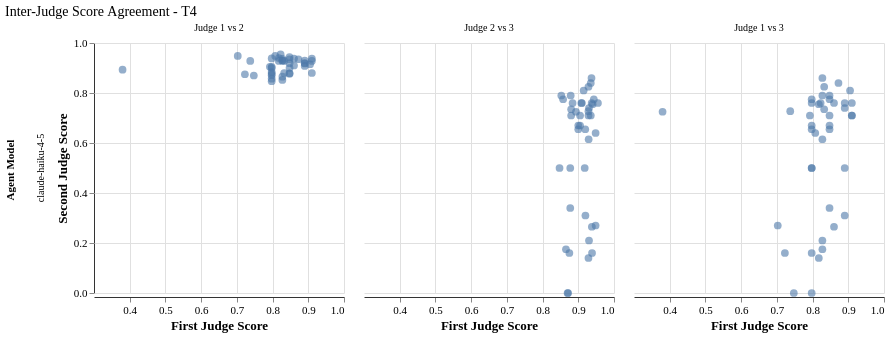

Describe this chart as a Vega-Lite specification.
### Vega-Lite specification from a JSON file in a GitHub repository (floating-point values rounded to 4 significant figures)
{"config": {"font": "serif", "axis": {"labelFontSize": 11, "titleFontSize": 13, "gridColor": "#e0e0e0", "domainColor": "#333333"}, "legend": {"labelFontSize": 11, "titleFontSize": 12}, "title": {"fontSize": 14, "anchor": "start", "fontWeight": "normal"}, "view": {"stroke": null, "continuousWidth": 400, "continuousHeight": 300}, "mark": {"tooltip": true}}, "data": {"name": "data-a5afa4cd4441af15f55c079ddc3486eb"}, "facet": {"column": {"field": "pair_label", "sort": ["Judge 1 vs 2", "Judge 2 vs 3", "Judge 1 vs 3"], "title": null, "type": "nominal"}, "row": {"field": "agent_model", "title": "Agent Model", "type": "nominal"}}, "spec": {"mark": {"type": "circle", "opacity": 0.6, "size": 60}, "encoding": {"tooltip": [{"field": "pair_label", "title": "Comparison", "type": "nominal"}, {"field": "judge_x", "title": "Judge", "type": "nominal"}, {"field": "score_x", "format": ".3f", "title": "Score X", "type": "quantitative"}, {"field": "judge_y", "title": "Judge", "type": "nominal"}, {"field": "score_y", "format": ".3f", "title": "Score Y", "type": "quantitative"}], "x": {"field": "score_x", "scale": {"domain": [0.3, 1.0]}, "title": "First Judge Score", "type": "quantitative"}, "y": {"field": "score_y", "scale": {"domain": [0.0, 1.0]}, "title": "Second Judge Score", "type": "quantitative"}}, "height": 250, "width": 250}, "resolve": {"scale": {"x": "shared", "y": "shared"}}, "title": "Inter-Judge Score Agreement - T4", "$schema": "https://vega.github.io/schema/vega-lite/v6.1.0.json", "datasets": {"data-a5afa4cd4441af15f55c079ddc3486eb": [{"agent_model": "claude-haiku-4-5", "tier": "T4", "pair_label": "Judge 1 vs 2", "judge_x": "Judge 1", "judge_y": "Judge 2", "score_x": 0.8475, "score_y": 0.9195}, {"agent_model": "claude-haiku-4-5", "tier": "T4", "pair_label": "Judge 1 vs 2", "judge_x": "Judge 1", "judge_y": "Judge 2", "score_x": 0.8725, "score_y": 0.935}, {"agent_model": "claude-haiku-4-5", "tier": "T4", "pair_label": "Judge 1 vs 2", "judge_x": "Judge 1", "judge_y": "Judge 2", "score_x": 0.86, "score_y": 0.91}, {"agent_model": "claude-haiku-4-5", "tier": "T4", "pair_label": "Judge 1 vs 2", "judge_x": "Judge 1", "judge_y": "Judge 2", "score_x": 0.89, "score_y": 0.9085}, {"agent_model": "claude-haiku-4-5", "tier": "T4", "pair_label": "Judge 1 vs 2", "judge_x": "Judge 1", "judge_y": "Judge 2", "score_x": 0.7975, "score_y": 0.8575}, {"agent_model": "claude-haiku-4-5", "tier": "T4", "pair_label": "Judge 1 vs 2", "judge_x": "Judge 1", "judge_y": "Judge 2", "score_x": 0.8225, "score_y": 0.955}, {"agent_model": "claude-haiku-4-5", "tier": "T4", "pair_label": "Judge 1 vs 2", "judge_x": "Judge 1", "judge_y": "Judge 2", "score_x": 0.7975, "score_y": 0.905}, {"agent_model": "claude-haiku-4-5", "tier": "T4", "pair_label": "Judge 1 vs 2", "judge_x": "Judge 1", "judge_y": "Judge 2", "score_x": 0.8475, "score_y": 0.8775}, {"agent_model": "claude-haiku-4-5", "tier": "T4", "pair_label": "Judge 1 vs 2", "judge_x": "Judge 1", "judge_y": "Judge 2", "score_x": 0.89, "score_y": 0.93}, {"agent_model": "claude-haiku-4-5", "tier": "T4", "pair_label": "Judge 1 vs 2", "judge_x": "Judge 1", "judge_y": "Judge 2", "score_x": 0.91, "score_y": 0.9375}, {"agent_model": "claude-haiku-4-5", "tier": "T4", "pair_label": "Judge 1 vs 2", "judge_x": "Judge 1", "judge_y": "Judge 2", "score_x": 0.91, "score_y": 0.9285}, {"agent_model": "claude-haiku-4-5", "tier": "T4", "pair_label": "Judge 1 vs 2", "judge_x": "Judge 1", "judge_y": "Judge 2", "score_x": 0.7975, "score_y": 0.9}, {"agent_model": "claude-haiku-4-5", "tier": "T4", "pair_label": "Judge 1 vs 2", "judge_x": "Judge 1", "judge_y": "Judge 2", "score_x": 0.7025, "score_y": 0.9485}, {"agent_model": "claude-haiku-4-5", "tier": "T4", "pair_label": "Judge 1 vs 2", "judge_x": "Judge 1", "judge_y": "Judge 2", "score_x": 0.7975, "score_y": 0.9385}, {"agent_model": "claude-haiku-4-5", "tier": "T4", "pair_label": "Judge 1 vs 2", "judge_x": "Judge 1", "judge_y": "Judge 2", "score_x": 0.38, "score_y": 0.8935}, {"agent_model": "claude-haiku-4-5", "tier": "T4", "pair_label": "Judge 1 vs 2", "judge_x": "Judge 1", "judge_y": "Judge 2", "score_x": 0.7375, "score_y": 0.9285}, {"agent_model": "claude-haiku-4-5", "tier": "T4", "pair_label": "Judge 1 vs 2", "judge_x": "Judge 1", "judge_y": "Judge 2", "score_x": 0.7975, "score_y": 0.8715}, {"agent_model": "claude-haiku-4-5", "tier": "T4", "pair_label": "Judge 1 vs 2", "judge_x": "Judge 1", "judge_y": "Judge 2", "score_x": 0.91, "score_y": 0.88}, {"agent_model": "claude-haiku-4-5", "tier": "T4", "pair_label": "Judge 1 vs 2", "judge_x": "Judge 1", "judge_y": "Judge 2", "score_x": 0.8475, "score_y": 0.9435}, {"agent_model": "claude-haiku-4-5", "tier": "T4", "pair_label": "Judge 1 vs 2", "judge_x": "Judge 1", "judge_y": "Judge 2", "score_x": 0.7975, "score_y": 0.884}, {"agent_model": "claude-haiku-4-5", "tier": "T4", "pair_label": "Judge 1 vs 2", "judge_x": "Judge 1", "judge_y": "Judge 2", "score_x": 0.89, "score_y": 0.92}, {"agent_model": "claude-haiku-4-5", "tier": "T4", "pair_label": "Judge 1 vs 2", "judge_x": "Judge 1", "judge_y": "Judge 2", "score_x": 0.8275, "score_y": 0.929}, {"agent_model": "claude-haiku-4-5", "tier": "T4", "pair_label": "Judge 1 vs 2", "judge_x": "Judge 1", "judge_y": "Judge 2", "score_x": 0.7225, "score_y": 0.875}, {"agent_model": "claude-haiku-4-5", "tier": "T4", "pair_label": "Judge 1 vs 2", "judge_x": "Judge 1", "judge_y": "Judge 2", "score_x": 0.8275, "score_y": 0.937}, {"agent_model": "claude-haiku-4-5", "tier": "T4", "pair_label": "Judge 1 vs 2", "judge_x": "Judge 1", "judge_y": "Judge 2", "score_x": 0.7925, "score_y": 0.905}, {"agent_model": "claude-haiku-4-5", "tier": "T4", "pair_label": "Judge 1 vs 2", "judge_x": "Judge 1", "judge_y": "Judge 2", "score_x": 0.8275, "score_y": 0.93}, {"agent_model": "claude-haiku-4-5", "tier": "T4", "pair_label": "Judge 1 vs 2", "judge_x": "Judge 1", "judge_y": "Judge 2", "score_x": 0.8325, "score_y": 0.88}, {"agent_model": "claude-haiku-4-5", "tier": "T4", "pair_label": "Judge 1 vs 2", "judge_x": "Judge 1", "judge_y": "Judge 2", "score_x": 0.8475, "score_y": 0.8787}, {"agent_model": "claude-haiku-4-5", "tier": "T4", "pair_label": "Judge 1 vs 2", "judge_x": "Judge 1", "judge_y": "Judge 2", "score_x": 0.8275, "score_y": 0.8525}, {"agent_model": "claude-haiku-4-5", "tier": "T4", "pair_label": "Judge 1 vs 2", "judge_x": "Judge 1", "judge_y": "Judge 2", "score_x": 0.905, "score_y": 0.915}, {"agent_model": "claude-haiku-4-5", "tier": "T4", "pair_label": "Judge 1 vs 2", "judge_x": "Judge 1", "judge_y": "Judge 2", "score_x": 0.8325, "score_y": 0.9285}, {"agent_model": "claude-haiku-4-5", "tier": "T4", "pair_label": "Judge 1 vs 2", "judge_x": "Judge 1", "judge_y": "Judge 2", "score_x": 0.8475, "score_y": 0.935}, {"agent_model": "claude-haiku-4-5", "tier": "T4", "pair_label": "Judge 1 vs 2", "judge_x": "Judge 1", "judge_y": "Judge 2", "score_x": 0.86, "score_y": 0.938}, {"agent_model": "claude-haiku-4-5", "tier": "T4", "pair_label": "Judge 1 vs 2", "judge_x": "Judge 1", "judge_y": "Judge 2", "score_x": 0.7975, "score_y": 0.8475}, {"agent_model": "claude-haiku-4-5", "tier": "T4", "pair_label": "Judge 1 vs 2", "judge_x": "Judge 1", "judge_y": "Judge 2", "score_x": 0.8175, "score_y": 0.94}, {"agent_model": "claude-haiku-4-5", "tier": "T4", "pair_label": "Judge 1 vs 2", "judge_x": "Judge 1", "judge_y": "Judge 2", "score_x": 0.7475, "score_y": 0.87}, {"agent_model": "claude-haiku-4-5", "tier": "T4", "pair_label": "Judge 1 vs 2", "judge_x": "Judge 1", "judge_y": "Judge 2", "score_x": 0.8275, "score_y": 0.8655}, {"agent_model": "claude-haiku-4-5", "tier": "T4", "pair_label": "Judge 1 vs 2", "judge_x": "Judge 1", "judge_y": "Judge 2", "score_x": 0.7975, "score_y": 0.8775}, {"agent_model": "claude-haiku-4-5", "tier": "T4", "pair_label": "Judge 1 vs 2", "judge_x": "Judge 1", "judge_y": "Judge 2", "score_x": 0.89, "score_y": 0.918}, {"agent_model": "claude-haiku-4-5", "tier": "T4", "pair_label": "Judge 1 vs 2", "judge_x": "Judge 1", "judge_y": "Judge 2", "score_x": 0.8075, "score_y": 0.9485}, {"agent_model": "claude-haiku-4-5", "tier": "T4", "pair_label": "Judge 1 vs 2", "judge_x": "Judge 1", "judge_y": "Judge 2", "score_x": 0.8175, "score_y": 0.9285}, {"agent_model": "claude-haiku-4-5", "tier": "T4", "pair_label": "Judge 1 vs 2", "judge_x": "Judge 1", "judge_y": "Judge 2", "score_x": 0.8475, "score_y": 0.9}, {"agent_model": "claude-haiku-4-5", "tier": "T4", "pair_label": "Judge 2 vs 3", "judge_x": "Judge 2", "judge_y": "Judge 3", "score_x": 0.9195, "score_y": 0.655}, {"agent_model": "claude-haiku-4-5", "tier": "T4", "pair_label": "Judge 2 vs 3", "judge_x": "Judge 2", "judge_y": "Judge 3", "score_x": 0.935, "score_y": 0.84}, {"agent_model": "claude-haiku-4-5", "tier": "T4", "pair_label": "Judge 2 vs 3", "judge_x": "Judge 2", "judge_y": "Judge 3", "score_x": 0.91, "score_y": 0.76}, {"agent_model": "claude-haiku-4-5", "tier": "T4", "pair_label": "Judge 2 vs 3", "judge_x": "Judge 2", "judge_y": "Judge 3", "score_x": 0.9085, "score_y": 0.76}, {"agent_model": "claude-haiku-4-5", "tier": "T4", "pair_label": "Judge 2 vs 3", "judge_x": "Judge 2", "judge_y": "Judge 3", "score_x": 0.8575, "score_y": 0.775}, {"agent_model": "claude-haiku-4-5", "tier": "T4", "pair_label": "Judge 2 vs 3", "judge_x": "Judge 2", "judge_y": "Judge 3", "score_x": 0.955, "score_y": 0.76}, {"agent_model": "claude-haiku-4-5", "tier": "T4", "pair_label": "Judge 2 vs 3", "judge_x": "Judge 2", "judge_y": "Judge 3", "score_x": 0.905, "score_y": 0.67}, {"agent_model": "claude-haiku-4-5", "tier": "T4", "pair_label": "Judge 2 vs 3", "judge_x": "Judge 2", "judge_y": "Judge 3", "score_x": 0.8775, "score_y": 0.34}, {"agent_model": "claude-haiku-4-5", "tier": "T4", "pair_label": "Judge 2 vs 3", "judge_x": "Judge 2", "judge_y": "Judge 3", "score_x": 0.93, "score_y": 0.74}, {"agent_model": "claude-haiku-4-5", "tier": "T4", "pair_label": "Judge 2 vs 3", "judge_x": "Judge 2", "judge_y": "Judge 3", "score_x": 0.9375, "score_y": 0.76}, {"agent_model": "claude-haiku-4-5", "tier": "T4", "pair_label": "Judge 2 vs 3", "judge_x": "Judge 2", "judge_y": "Judge 3", "score_x": 0.9285, "score_y": 0.71}, {"agent_model": "claude-haiku-4-5", "tier": "T4", "pair_label": "Judge 2 vs 3", "judge_x": "Judge 2", "judge_y": "Judge 3", "score_x": 0.9, "score_y": 0.655}, {"agent_model": "claude-haiku-4-5", "tier": "T4", "pair_label": "Judge 2 vs 3", "judge_x": "Judge 2", "judge_y": "Judge 3", "score_x": 0.9485, "score_y": 0.27}, {"agent_model": "claude-haiku-4-5", "tier": "T4", "pair_label": "Judge 2 vs 3", "judge_x": "Judge 2", "judge_y": "Judge 3", "score_x": 0.9385, "score_y": 0.16}, {"agent_model": "claude-haiku-4-5", "tier": "T4", "pair_label": "Judge 2 vs 3", "judge_x": "Judge 2", "judge_y": "Judge 3", "score_x": 0.8935, "score_y": 0.725}, {"agent_model": "claude-haiku-4-5", "tier": "T4", "pair_label": "Judge 2 vs 3", "judge_x": "Judge 2", "judge_y": "Judge 3", "score_x": 0.9285, "score_y": 0.7275}, {"agent_model": "claude-haiku-4-5", "tier": "T4", "pair_label": "Judge 2 vs 3", "judge_x": "Judge 2", "judge_y": "Judge 3", "score_x": 0.8715, "score_y": 0.0}, {"agent_model": "claude-haiku-4-5", "tier": "T4", "pair_label": "Judge 2 vs 3", "judge_x": "Judge 2", "judge_y": "Judge 3", "score_x": 0.88, "score_y": 0.71}, {"agent_model": "claude-haiku-4-5", "tier": "T4", "pair_label": "Judge 2 vs 3", "judge_x": "Judge 2", "judge_y": "Judge 3", "score_x": 0.9435, "score_y": 0.775}, {"agent_model": "claude-haiku-4-5", "tier": "T4", "pair_label": "Judge 2 vs 3", "judge_x": "Judge 2", "judge_y": "Judge 3", "score_x": 0.884, "score_y": 0.76}, {"agent_model": "claude-haiku-4-5", "tier": "T4", "pair_label": "Judge 2 vs 3", "judge_x": "Judge 2", "judge_y": "Judge 3", "score_x": 0.92, "score_y": 0.31}, {"agent_model": "claude-haiku-4-5", "tier": "T4", "pair_label": "Judge 2 vs 3", "judge_x": "Judge 2", "judge_y": "Judge 3", "score_x": 0.929, "score_y": 0.615}, {"agent_model": "claude-haiku-4-5", "tier": "T4", "pair_label": "Judge 2 vs 3", "judge_x": "Judge 2", "judge_y": "Judge 3", "score_x": 0.875, "score_y": 0.16}, {"agent_model": "claude-haiku-4-5", "tier": "T4", "pair_label": "Judge 2 vs 3", "judge_x": "Judge 2", "judge_y": "Judge 3", "score_x": 0.937, "score_y": 0.86}, {"agent_model": "claude-haiku-4-5", "tier": "T4", "pair_label": "Judge 2 vs 3", "judge_x": "Judge 2", "judge_y": "Judge 3", "score_x": 0.905, "score_y": 0.71}, {"agent_model": "claude-haiku-4-5", "tier": "T4", "pair_label": "Judge 2 vs 3", "judge_x": "Judge 2", "judge_y": "Judge 3", "score_x": 0.93, "score_y": 0.21}, {"agent_model": "claude-haiku-4-5", "tier": "T4", "pair_label": "Judge 2 vs 3", "judge_x": "Judge 2", "judge_y": "Judge 3", "score_x": 0.88, "score_y": 0.735}, {"agent_model": "claude-haiku-4-5", "tier": "T4", "pair_label": "Judge 2 vs 3", "judge_x": "Judge 2", "judge_y": "Judge 3", "score_x": 0.8787, "score_y": 0.79}, {"agent_model": "claude-haiku-4-5", "tier": "T4", "pair_label": "Judge 2 vs 3", "judge_x": "Judge 2", "judge_y": "Judge 3", "score_x": 0.8525, "score_y": 0.79}, {"agent_model": "claude-haiku-4-5", "tier": "T4", "pair_label": "Judge 2 vs 3", "judge_x": "Judge 2", "judge_y": "Judge 3", "score_x": 0.915, "score_y": 0.81}, {"agent_model": "claude-haiku-4-5", "tier": "T4", "pair_label": "Judge 2 vs 3", "judge_x": "Judge 2", "judge_y": "Judge 3", "score_x": 0.9285, "score_y": 0.825}, {"agent_model": "claude-haiku-4-5", "tier": "T4", "pair_label": "Judge 2 vs 3", "judge_x": "Judge 2", "judge_y": "Judge 3", "score_x": 0.935, "score_y": 0.71}, {"agent_model": "claude-haiku-4-5", "tier": "T4", "pair_label": "Judge 2 vs 3", "judge_x": "Judge 2", "judge_y": "Judge 3", "score_x": 0.938, "score_y": 0.265}, {"agent_model": "claude-haiku-4-5", "tier": "T4", "pair_label": "Judge 2 vs 3", "judge_x": "Judge 2", "judge_y": "Judge 3", "score_x": 0.8475, "score_y": 0.5}, {"agent_model": "claude-haiku-4-5", "tier": "T4", "pair_label": "Judge 2 vs 3", "judge_x": "Judge 2", "judge_y": "Judge 3", "score_x": 0.94, "score_y": 0.755}, {"agent_model": "claude-haiku-4-5", "tier": "T4", "pair_label": "Judge 2 vs 3", "judge_x": "Judge 2", "judge_y": "Judge 3", "score_x": 0.87, "score_y": 0.0}, {"agent_model": "claude-haiku-4-5", "tier": "T4", "pair_label": "Judge 2 vs 3", "judge_x": "Judge 2", "judge_y": "Judge 3", "score_x": 0.8655, "score_y": 0.175}, {"agent_model": "claude-haiku-4-5", "tier": "T4", "pair_label": "Judge 2 vs 3", "judge_x": "Judge 2", "judge_y": "Judge 3", "score_x": 0.8775, "score_y": 0.5}, {"agent_model": "claude-haiku-4-5", "tier": "T4", "pair_label": "Judge 2 vs 3", "judge_x": "Judge 2", "judge_y": "Judge 3", "score_x": 0.918, "score_y": 0.5}, {"agent_model": "claude-haiku-4-5", "tier": "T4", "pair_label": "Judge 2 vs 3", "judge_x": "Judge 2", "judge_y": "Judge 3", "score_x": 0.9485, "score_y": 0.64}, {"agent_model": "claude-haiku-4-5", "tier": "T4", "pair_label": "Judge 2 vs 3", "judge_x": "Judge 2", "judge_y": "Judge 3", "score_x": 0.9285, "score_y": 0.14}, {"agent_model": "claude-haiku-4-5", "tier": "T4", "pair_label": "Judge 2 vs 3", "judge_x": "Judge 2", "judge_y": "Judge 3", "score_x": 0.9, "score_y": 0.67}, {"agent_model": "claude-haiku-4-5", "tier": "T4", "pair_label": "Judge 1 vs 3", "judge_x": "Judge 1", "judge_y": "Judge 3", "score_x": 0.8475, "score_y": 0.655}, {"agent_model": "claude-haiku-4-5", "tier": "T4", "pair_label": "Judge 1 vs 3", "judge_x": "Judge 1", "judge_y": "Judge 3", "score_x": 0.8725, "score_y": 0.84}, {"agent_model": "claude-haiku-4-5", "tier": "T4", "pair_label": "Judge 1 vs 3", "judge_x": "Judge 1", "judge_y": "Judge 3", "score_x": 0.86, "score_y": 0.76}, {"agent_model": "claude-haiku-4-5", "tier": "T4", "pair_label": "Judge 1 vs 3", "judge_x": "Judge 1", "judge_y": "Judge 3", "score_x": 0.89, "score_y": 0.76}, {"agent_model": "claude-haiku-4-5", "tier": "T4", "pair_label": "Judge 1 vs 3", "judge_x": "Judge 1", "judge_y": "Judge 3", "score_x": 0.7975, "score_y": 0.775}, {"agent_model": "claude-haiku-4-5", "tier": "T4", "pair_label": "Judge 1 vs 3", "judge_x": "Judge 1", "judge_y": "Judge 3", "score_x": 0.8225, "score_y": 0.76}, {"agent_model": "claude-haiku-4-5", "tier": "T4", "pair_label": "Judge 1 vs 3", "judge_x": "Judge 1", "judge_y": "Judge 3", "score_x": 0.7975, "score_y": 0.67}, {"agent_model": "claude-haiku-4-5", "tier": "T4", "pair_label": "Judge 1 vs 3", "judge_x": "Judge 1", "judge_y": "Judge 3", "score_x": 0.8475, "score_y": 0.34}, {"agent_model": "claude-haiku-4-5", "tier": "T4", "pair_label": "Judge 1 vs 3", "judge_x": "Judge 1", "judge_y": "Judge 3", "score_x": 0.89, "score_y": 0.74}, {"agent_model": "claude-haiku-4-5", "tier": "T4", "pair_label": "Judge 1 vs 3", "judge_x": "Judge 1", "judge_y": "Judge 3", "score_x": 0.91, "score_y": 0.76}, {"agent_model": "claude-haiku-4-5", "tier": "T4", "pair_label": "Judge 1 vs 3", "judge_x": "Judge 1", "judge_y": "Judge 3", "score_x": 0.91, "score_y": 0.71}, {"agent_model": "claude-haiku-4-5", "tier": "T4", "pair_label": "Judge 1 vs 3", "judge_x": "Judge 1", "judge_y": "Judge 3", "score_x": 0.7975, "score_y": 0.655}, {"agent_model": "claude-haiku-4-5", "tier": "T4", "pair_label": "Judge 1 vs 3", "judge_x": "Judge 1", "judge_y": "Judge 3", "score_x": 0.7025, "score_y": 0.27}, {"agent_model": "claude-haiku-4-5", "tier": "T4", "pair_label": "Judge 1 vs 3", "judge_x": "Judge 1", "judge_y": "Judge 3", "score_x": 0.7975, "score_y": 0.16}, {"agent_model": "claude-haiku-4-5", "tier": "T4", "pair_label": "Judge 1 vs 3", "judge_x": "Judge 1", "judge_y": "Judge 3", "score_x": 0.38, "score_y": 0.725}, {"agent_model": "claude-haiku-4-5", "tier": "T4", "pair_label": "Judge 1 vs 3", "judge_x": "Judge 1", "judge_y": "Judge 3", "score_x": 0.7375, "score_y": 0.7275}, {"agent_model": "claude-haiku-4-5", "tier": "T4", "pair_label": "Judge 1 vs 3", "judge_x": "Judge 1", "judge_y": "Judge 3", "score_x": 0.7975, "score_y": 0.0}, {"agent_model": "claude-haiku-4-5", "tier": "T4", "pair_label": "Judge 1 vs 3", "judge_x": "Judge 1", "judge_y": "Judge 3", "score_x": 0.91, "score_y": 0.71}, {"agent_model": "claude-haiku-4-5", "tier": "T4", "pair_label": "Judge 1 vs 3", "judge_x": "Judge 1", "judge_y": "Judge 3", "score_x": 0.8475, "score_y": 0.775}, {"agent_model": "claude-haiku-4-5", "tier": "T4", "pair_label": "Judge 1 vs 3", "judge_x": "Judge 1", "judge_y": "Judge 3", "score_x": 0.7975, "score_y": 0.76}, {"agent_model": "claude-haiku-4-5", "tier": "T4", "pair_label": "Judge 1 vs 3", "judge_x": "Judge 1", "judge_y": "Judge 3", "score_x": 0.89, "score_y": 0.31}, {"agent_model": "claude-haiku-4-5", "tier": "T4", "pair_label": "Judge 1 vs 3", "judge_x": "Judge 1", "judge_y": "Judge 3", "score_x": 0.8275, "score_y": 0.615}, {"agent_model": "claude-haiku-4-5", "tier": "T4", "pair_label": "Judge 1 vs 3", "judge_x": "Judge 1", "judge_y": "Judge 3", "score_x": 0.7225, "score_y": 0.16}, {"agent_model": "claude-haiku-4-5", "tier": "T4", "pair_label": "Judge 1 vs 3", "judge_x": "Judge 1", "judge_y": "Judge 3", "score_x": 0.8275, "score_y": 0.86}, {"agent_model": "claude-haiku-4-5", "tier": "T4", "pair_label": "Judge 1 vs 3", "judge_x": "Judge 1", "judge_y": "Judge 3", "score_x": 0.7925, "score_y": 0.71}, {"agent_model": "claude-haiku-4-5", "tier": "T4", "pair_label": "Judge 1 vs 3", "judge_x": "Judge 1", "judge_y": "Judge 3", "score_x": 0.8275, "score_y": 0.21}, {"agent_model": "claude-haiku-4-5", "tier": "T4", "pair_label": "Judge 1 vs 3", "judge_x": "Judge 1", "judge_y": "Judge 3", "score_x": 0.8325, "score_y": 0.735}, {"agent_model": "claude-haiku-4-5", "tier": "T4", "pair_label": "Judge 1 vs 3", "judge_x": "Judge 1", "judge_y": "Judge 3", "score_x": 0.8475, "score_y": 0.79}, {"agent_model": "claude-haiku-4-5", "tier": "T4", "pair_label": "Judge 1 vs 3", "judge_x": "Judge 1", "judge_y": "Judge 3", "score_x": 0.8275, "score_y": 0.79}, {"agent_model": "claude-haiku-4-5", "tier": "T4", "pair_label": "Judge 1 vs 3", "judge_x": "Judge 1", "judge_y": "Judge 3", "score_x": 0.905, "score_y": 0.81}, {"agent_model": "claude-haiku-4-5", "tier": "T4", "pair_label": "Judge 1 vs 3", "judge_x": "Judge 1", "judge_y": "Judge 3", "score_x": 0.8325, "score_y": 0.825}, {"agent_model": "claude-haiku-4-5", "tier": "T4", "pair_label": "Judge 1 vs 3", "judge_x": "Judge 1", "judge_y": "Judge 3", "score_x": 0.8475, "score_y": 0.71}, {"agent_model": "claude-haiku-4-5", "tier": "T4", "pair_label": "Judge 1 vs 3", "judge_x": "Judge 1", "judge_y": "Judge 3", "score_x": 0.86, "score_y": 0.265}, {"agent_model": "claude-haiku-4-5", "tier": "T4", "pair_label": "Judge 1 vs 3", "judge_x": "Judge 1", "judge_y": "Judge 3", "score_x": 0.7975, "score_y": 0.5}, {"agent_model": "claude-haiku-4-5", "tier": "T4", "pair_label": "Judge 1 vs 3", "judge_x": "Judge 1", "judge_y": "Judge 3", "score_x": 0.8175, "score_y": 0.755}, {"agent_model": "claude-haiku-4-5", "tier": "T4", "pair_label": "Judge 1 vs 3", "judge_x": "Judge 1", "judge_y": "Judge 3", "score_x": 0.7475, "score_y": 0.0}, {"agent_model": "claude-haiku-4-5", "tier": "T4", "pair_label": "Judge 1 vs 3", "judge_x": "Judge 1", "judge_y": "Judge 3", "score_x": 0.8275, "score_y": 0.175}, {"agent_model": "claude-haiku-4-5", "tier": "T4", "pair_label": "Judge 1 vs 3", "judge_x": "Judge 1", "judge_y": "Judge 3", "score_x": 0.7975, "score_y": 0.5}, {"agent_model": "claude-haiku-4-5", "tier": "T4", "pair_label": "Judge 1 vs 3", "judge_x": "Judge 1", "judge_y": "Judge 3", "score_x": 0.89, "score_y": 0.5}, {"agent_model": "claude-haiku-4-5", "tier": "T4", "pair_label": "Judge 1 vs 3", "judge_x": "Judge 1", "judge_y": "Judge 3", "score_x": 0.8075, "score_y": 0.64}, {"agent_model": "claude-haiku-4-5", "tier": "T4", "pair_label": "Judge 1 vs 3", "judge_x": "Judge 1", "judge_y": "Judge 3", "score_x": 0.8175, "score_y": 0.14}, {"agent_model": "claude-haiku-4-5", "tier": "T4", "pair_label": "Judge 1 vs 3", "judge_x": "Judge 1", "judge_y": "Judge 3", "score_x": 0.8475, "score_y": 0.67}]}}
